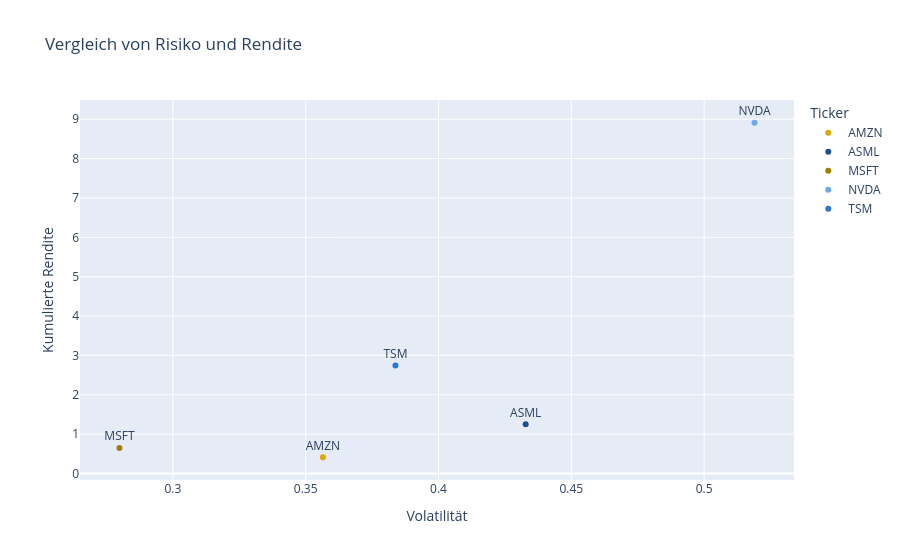

The code cell stored with this chart in its notebook:
### Markdown cell above
## 4.2 Risiko-Rendite-Diagramm

- **Ziel**: Rendite und Risiko (Volatilität) in einem einzigen Diagramm gegenüberstellen

### Code cell
figur_risiko_rendite = plotly.express.scatter(
    kennzahlen_uebersicht,
    x="Volatilität",
    y="Kumulierte Rendite",
    color=kennzahlen_uebersicht.index,
    color_discrete_map=farben,
    text=kennzahlen_uebersicht.index,
    title="Vergleich von Risiko und Rendite"
)

figur_risiko_rendite.update_traces(textposition="top center", cliponaxis=False)
figur_risiko_rendite.show()

### Figure 1 — Plotly figure (JSON) as saved in the notebook; plotly's stock layout.template omitted (floating-point values rounded to 4 significant figures)
{"data": [{"cliponaxis": false, "hovertemplate": "Ticker=%{text}<br>Volatilität=%{x}<br>Kumulierte Rendite=%{y}<extra></extra>", "legendgroup": "AMZN", "marker": {"color": "#e0a500", "symbol": "circle"}, "mode": "markers+text", "name": "AMZN", "orientation": "v", "showlegend": true, "text": ["AMZN"], "textposition": "top center", "type": "scatter", "x": [0.3565], "xaxis": "x", "y": [0.4138], "yaxis": "y"}, {"cliponaxis": false, "hovertemplate": "Ticker=%{text}<br>Volatilität=%{x}<br>Kumulierte Rendite=%{y}<extra></extra>", "legendgroup": "ASML", "marker": {"color": "#184f95", "symbol": "circle"}, "mode": "markers+text", "name": "ASML", "orientation": "v", "showlegend": true, "text": ["ASML"], "textposition": "top center", "type": "scatter", "x": [0.4328], "xaxis": "x", "y": [1.249], "yaxis": "y"}, {"cliponaxis": false, "hovertemplate": "Ticker=%{text}<br>Volatilität=%{x}<br>Kumulierte Rendite=%{y}<extra></extra>", "legendgroup": "MSFT", "marker": {"color": "#a67c00", "symbol": "circle"}, "mode": "markers+text", "name": "MSFT", "orientation": "v", "showlegend": true, "text": ["MSFT"], "textposition": "top center", "type": "scatter", "x": [0.2799], "xaxis": "x", "y": [0.6503], "yaxis": "y"}, {"cliponaxis": false, "hovertemplate": "Ticker=%{text}<br>Volatilität=%{x}<br>Kumulierte Rendite=%{y}<extra></extra>", "legendgroup": "NVDA", "marker": {"color": "#6da7ec", "symbol": "circle"}, "mode": "markers+text", "name": "NVDA", "orientation": "v", "showlegend": true, "text": ["NVDA"], "textposition": "top center", "type": "scatter", "x": [0.519], "xaxis": "x", "y": [8.91], "yaxis": "y"}, {"cliponaxis": false, "hovertemplate": "Ticker=%{text}<br>Volatilität=%{x}<br>Kumulierte Rendite=%{y}<extra></extra>", "legendgroup": "TSM", "marker": {"color": "#2a78d6", "symbol": "circle"}, "mode": "markers+text", "name": "TSM", "orientation": "v", "showlegend": true, "text": ["TSM"], "textposition": "top center", "type": "scatter", "x": [0.3838], "xaxis": "x", "y": [2.744], "yaxis": "y"}], "layout": {"legend": {"title": {"text": "Ticker"}, "tracegroupgap": 0}, "title": {"text": "Vergleich von Risiko und Rendite"}, "xaxis": {"anchor": "y", "domain": [0, 1], "title": {"text": "Volatilität"}}, "yaxis": {"anchor": "x", "domain": [0, 1], "title": {"text": "Kumulierte Rendite"}}}}
